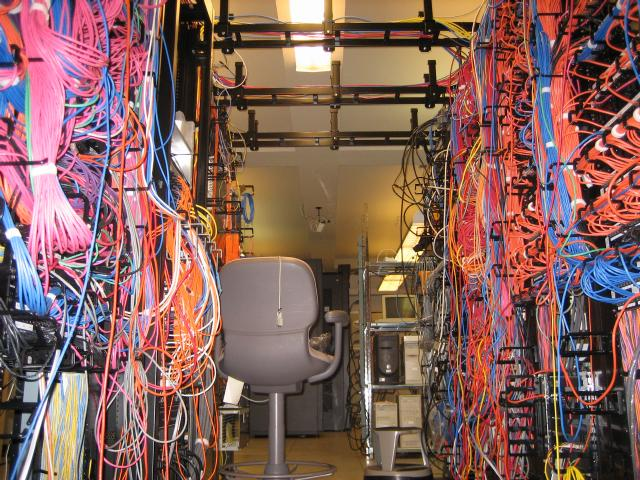
#> input picture 11Homework/11HW2_PatchPanels.jpg, 640 x 480 px
$ jupyter execute --allow-errors 11HW.ipynb
#> lines starting #> are read from the running program, lines starting #| are printed output that depends on the picture; after the words box and inside, x2 and y2 are one past the last pixel; in counts of white or black regions, pixels touching at a corner belong together
# Problem1

[cell 1]
import scipy.io as sio
import numpy as np
import matplotlib.pyplot as plt
from sklearn.cluster import KMeans

#> (a cell that did not finish here is left out)

[cell 3]
plt.figure(figsize=(12, 4))
#> (the rest of this cell did not finish here and is left out)

[cell 4]
plt.figure(figsize=(12, 4))
#> (the rest of this cell did not finish here and is left out)

k=5 is the best for clustering.

# Problem2

[cell 5]
import cv2 as cv
from tqdm import tqdm

[cell 6]
img = cv.imread('11HW2_PatchPanels.jpg')
#> img is the input picture: shape (480, 640, 3); mean B, G, R 91.4, 97.3, 133.2
img_gray = cv.imread('11HW2_PatchPanelsGrey.jpeg', cv.IMREAD_GRAYSCALE)
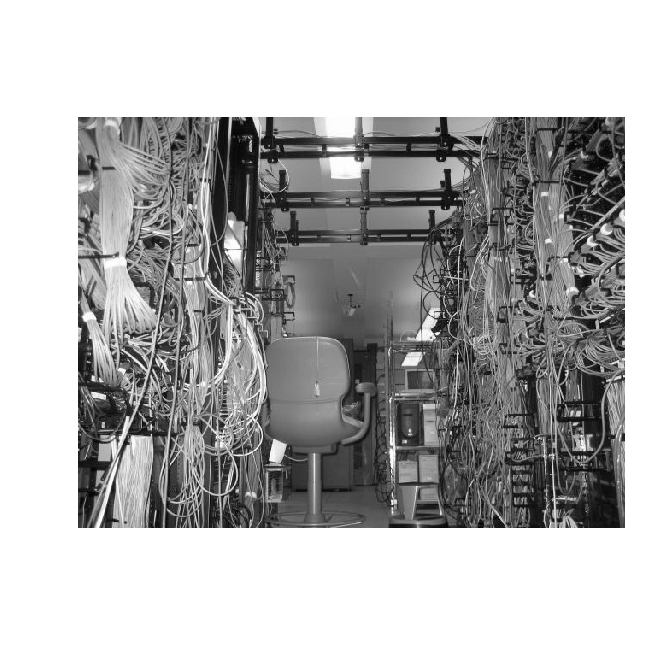
#> input picture 11Homework/11HW2_PatchPanelsGrey.jpeg, 666 x 665 px
#> img_gray is the input picture: shape (665, 666); min 0, max 255, mean 180.1
clust = [2, 5, 10, 15, 20]

[cell 7]
plt.figure(figsize=(20, 12))
plt.subplot(2,3,1)
plt.title('Original')
plt.imshow(img_gray, cmap='gray')

for i in tqdm(range(5)):
    kmeans = KMeans(n_clusters=clust[i])
    kmeans.fit(img_gray.reshape(-1, 1))
    predict = kmeans.predict(img_gray.reshape(-1, 1)).astype(np.float32)
    predict /= predict.max()
    predict -= 1
    predict *= -255
    k_gray = np.reshape(predict, img_gray.shape)
    plt.subplot(2,3,i+2)
    plt.title(f'K={clust[i]}')
    plt.imshow(k_gray, cmap='gray')
#> this loop made 5 passes
#> pass 1, `k_gray = np.reshape(predict, img_gray.shape)`:
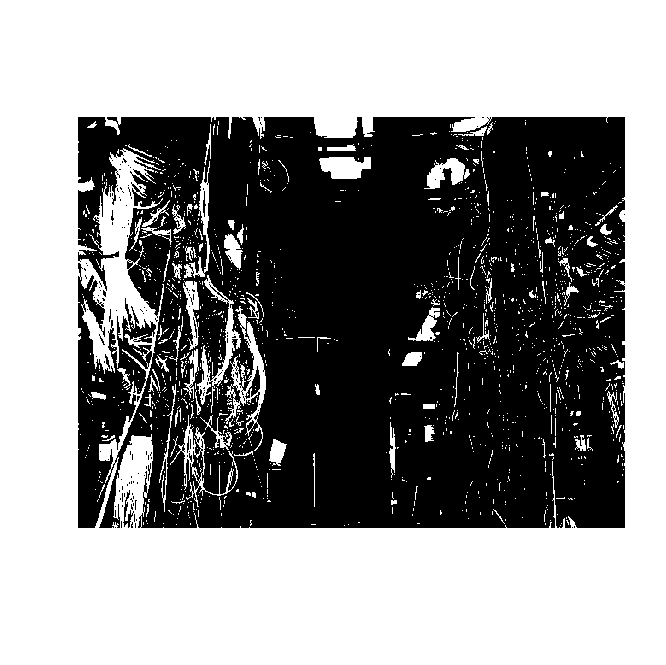
#> k_gray: shape (665, 666) float32; 56.1% white; 171 black regions (164 under 20 px), largest, box (x1, y1, x2, y2) and area: (78, 117, 625, 528) 193532, (123, 490, 134, 528) 125, (203, 191, 206, 217) 41
#> pass 2, `k_gray = np.reshape(predict, img_gray.shape)`:
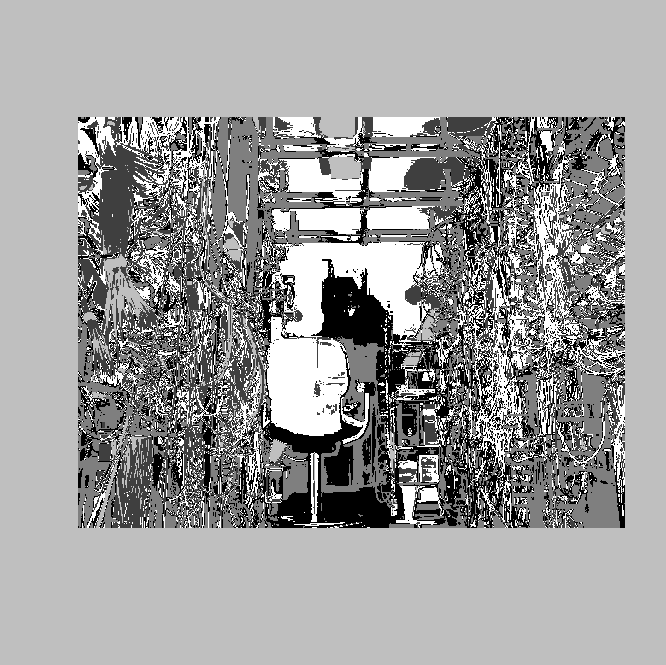
#> k_gray: shape (665, 666) float32; min 0, max 255, mean 157.3
#> pass 3, `k_gray = np.reshape(predict, img_gray.shape)`:
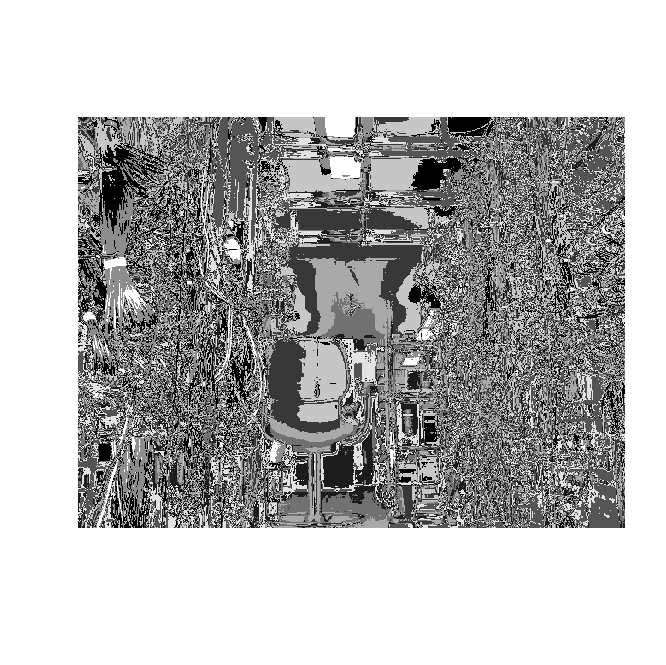
#> k_gray: shape (665, 666) float32; min 0, max 255, mean 185.1
plt.show()
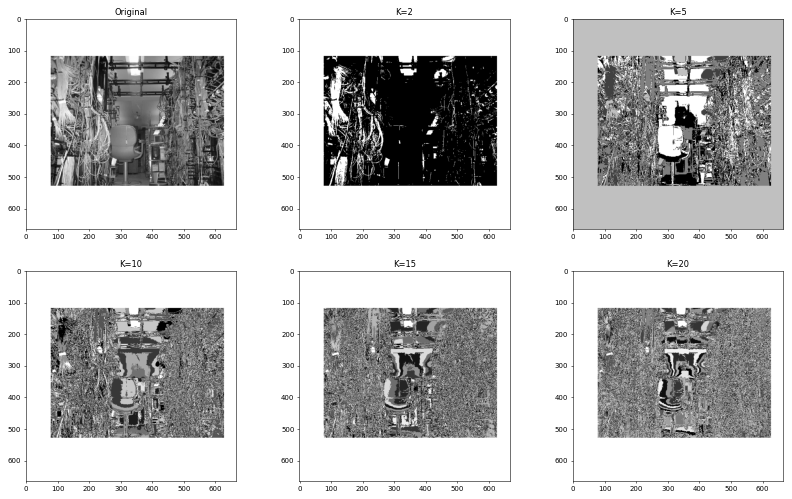
#> figure drawn by matplotlib, 6 panels

[cell 8]
plt.figure(figsize=(20, 12))
plt.subplot(2,3,1)
plt.title('Original')
plt.imshow(img)

for i in tqdm(range(5)):
    kmeans = KMeans(n_clusters=clust[i])
    kmeans.fit(img.reshape(-1, 3))
    predict = kmeans.predict(img.reshape(-1, 3)).astype(np.float32)
    predict /= predict.max()
    predict -= 1
    predict *= -255
    k_color = np.reshape(predict, (img.shape[0], img.shape[1]))
    plt.subplot(2,3,i+2)
    plt.title(f'K={clust[i]}')
    plt.imshow(k_color, cmap='gray')
#> this loop made 5 passes
#> pass 1, `k_color = np.reshape(predict, (img.shape[0], img.shape[1]))`:
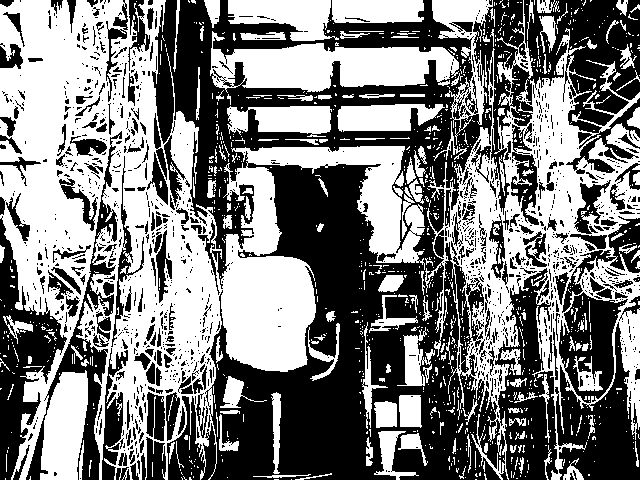
#> k_color: shape (480, 640) float32; 49.2% white; 1143 white regions (976 under 20 px), largest, box (x1, y1, x2, y2) and area: (0, 0, 425, 480) 76020, (425, 0, 640, 480) 31095, (210, 31, 459, 93) 8645
#> pass 2, `k_color = np.reshape(predict, (img.shape[0], img.shape[1]))`:
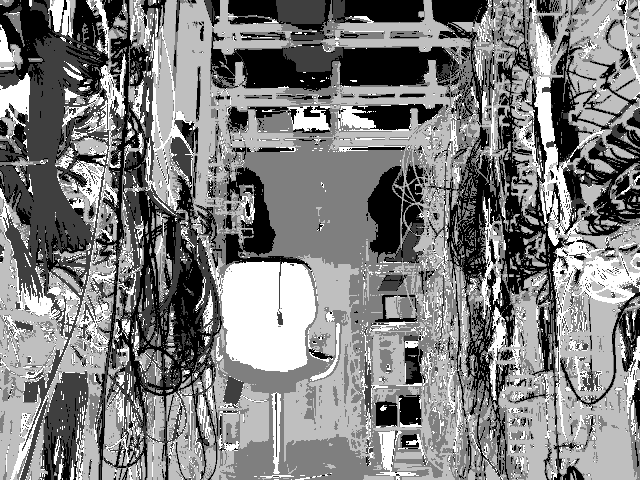
#> k_color: shape (480, 640) float32; min 0, max 255, mean 127.6
#> pass 3, `k_color = np.reshape(predict, (img.shape[0], img.shape[1]))`:
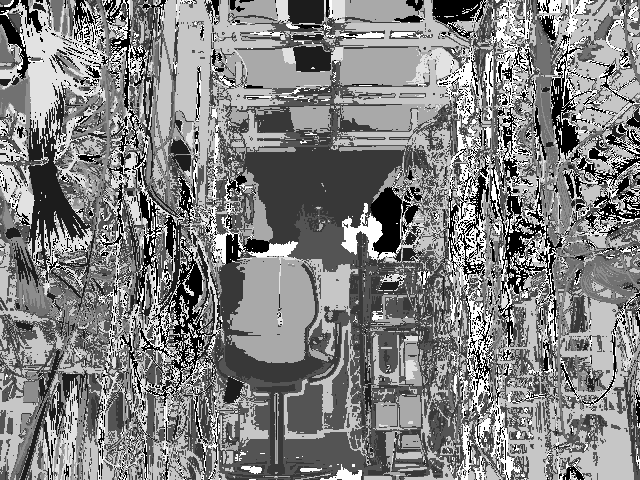
#> k_color: shape (480, 640) float32; min 0, max 255, mean 129.9
plt.show()
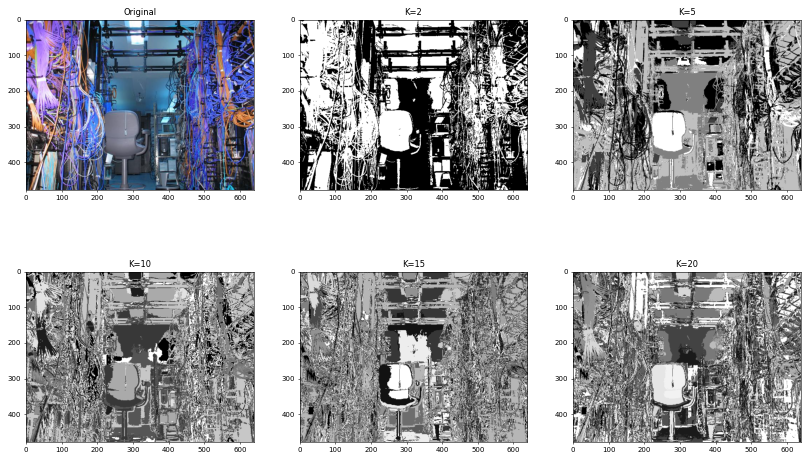
#> figure drawn by matplotlib, 6 panels; B, G, R data is drawn as R, G, B
